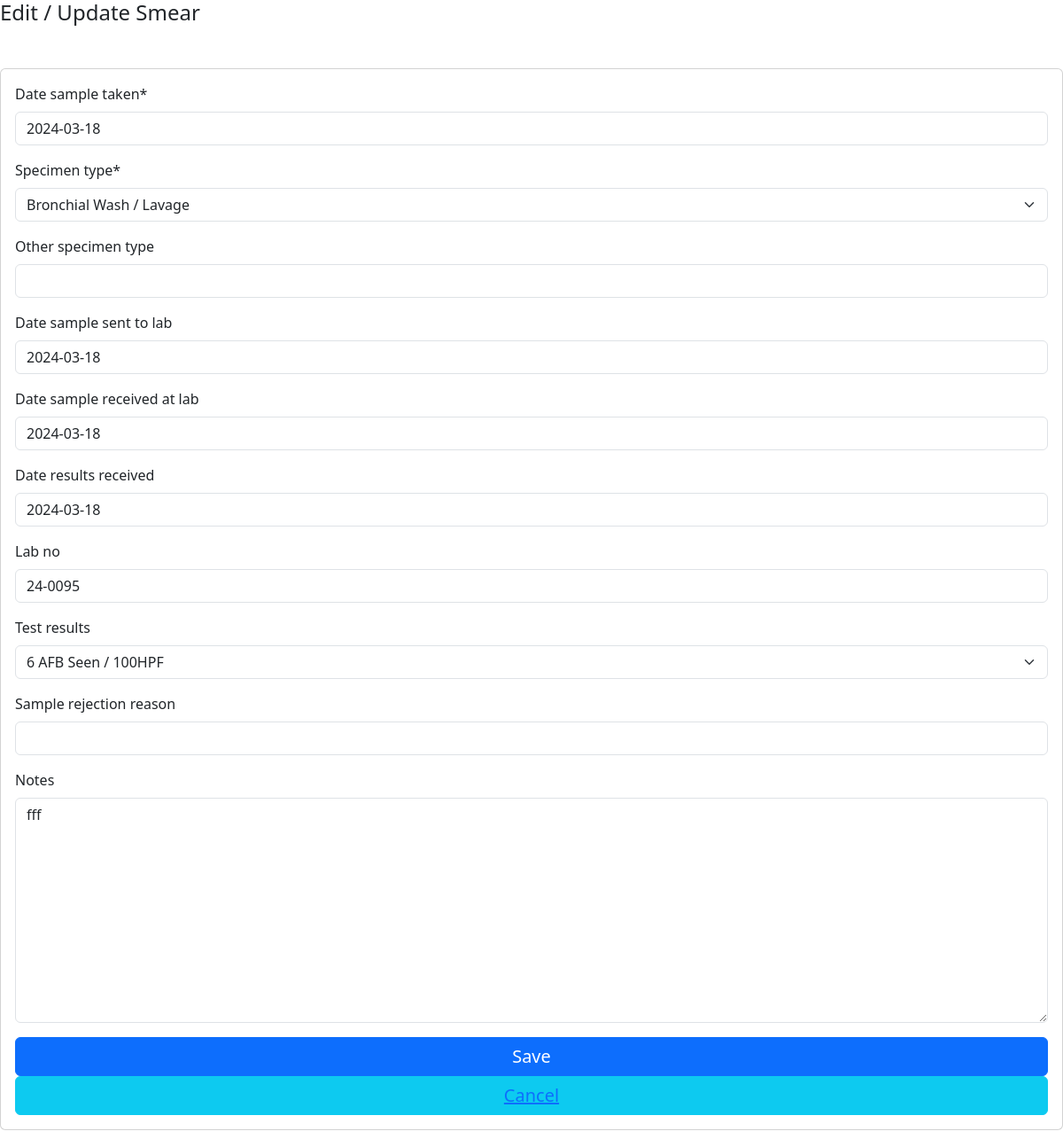
/client/edit/laboratory_smear/1/, run on the app's committed database.
### tb_app/models.py (models this page shows, shortened)
class Laboratory_Smear(TSIS2BaseModel):
    client = models.ForeignKey("client", blank=False, null=False, on_delete=models.PROTECT)
    date_sample_taken = models.DateField(blank=False, null=False, default='2024-01-01')
    specimen_type = models.CharField(blank=False, null=False,max_length=255, choices=SPECIMEN, default=6)
    other_specimen_type =models.CharField(blank=True, null=True, max_length=255)
    date_sample_sent_to_lab = models.DateField(blank=True, null=True)
    date_sample_received_at_lab = models.DateField(blank=True, null=True)
    date_results_received = models.DateField(blank=True, null=True)
    lab_no = models.CharField(blank=True, null=True, max_length=255)
    test_results = models.CharField(blank=True, null=True, max_length=255, choices=SMEAR_RESULTS)
    sample_rejection_reason = models.CharField(blank=True, null=True, max_length=255)
    notes = models.TextField(blank=True, null=True)

### tb_app/views.py (the view)
# urls.py: path('edit/laboratory_smear/<int:laboratory_smear_id>/', edit_laboratory_smear, name='edit_laboratory_smear'),
def edit_laboratory_smear(request, laboratory_smear_id):
    laboratory_smear = get_object_or_404(Laboratory_Smear, pk=laboratory_smear_id)
    client = laboratory_smear.client
    if request.method == 'POST':
        form = Laboratory_SmearForm(request.POST, instance=laboratory_smear)
        if form.is_valid():
            laboratory_smear = form.save(commit=False)
            laboratory_smear.modified_by_id =  request.session['User_id']
            laboratory_smear.modified_on =  datetime.now()
            laboratory_smear.save()
            return render(request, 'close_window.html')
    else:
        form = Laboratory_SmearForm(instance=laboratory_smear)
    return render(request, 'edit_laboratory_smear.html', {'form': form, 'laboratory_smear': laboratory_smear})

### tb_app/forms.py
class Laboratory_SmearForm(forms.ModelForm):
    class Meta:
        model = Laboratory_Smear
        exclude = ['created_at', 'modified_on', 'created_by', 'modified_by', 'is_active', 'deleted_at', 'deleted_by', 'client', 'facility']
        widgets = {
            "test_date": DatePickerInput(),
             "date_sample_taken": DatePickerInput(),
              "date_sample_sent": DatePickerInput(),
               "date_results_received": DatePickerInput(),
                "date_sample_sent_to_lab": DatePickerInput(),
                 "date_sample_received_at_lab": DatePickerInput(),
        }

### tb_app/base_model.py (called while the page is built)
    def get_queryset(self):
        if self.include_deleted:
            return TSIS2BaseQuerySet(self.model)
        return TSIS2BaseQuerySet(self.model).filter(deleted_at=None)

### tb_app/templates/edit_laboratory_smear.html (shortened to what this page needs)
  {% load widget_tweaks %}
  {% load bootstrap5 %}
  {% bootstrap_css %}
  {% load crispy_forms_tags %}
  {% block content %}
<h4>Edit / Update Smear</h4>
<form method="POST" class="card p-3 mt-5 form-floating form-horizontal form-group">
  {{ form|crispy}}
  <button type="submit" class="btn btn-primary" style="font-size: 20px;">Save</button>
  <button class="btn btn-info" style="font-size: 20px;"><a href="{% url 'close_window'  %}">Cancel</a></button>
 </form>
{% endblock %}

### data on the page
Laboratory_Smear: date_sample_taken "2024-03-18", specimen_type "Bronchial Wash / Lavage", date_sample_sent_to_lab "2024-03-18", date_sample_received_at_lab "2024-03-18", date_results_received "2024-03-18", lab_no "24-0095", test_results "6 AFB Seen / 100HPF", notes "fff"
